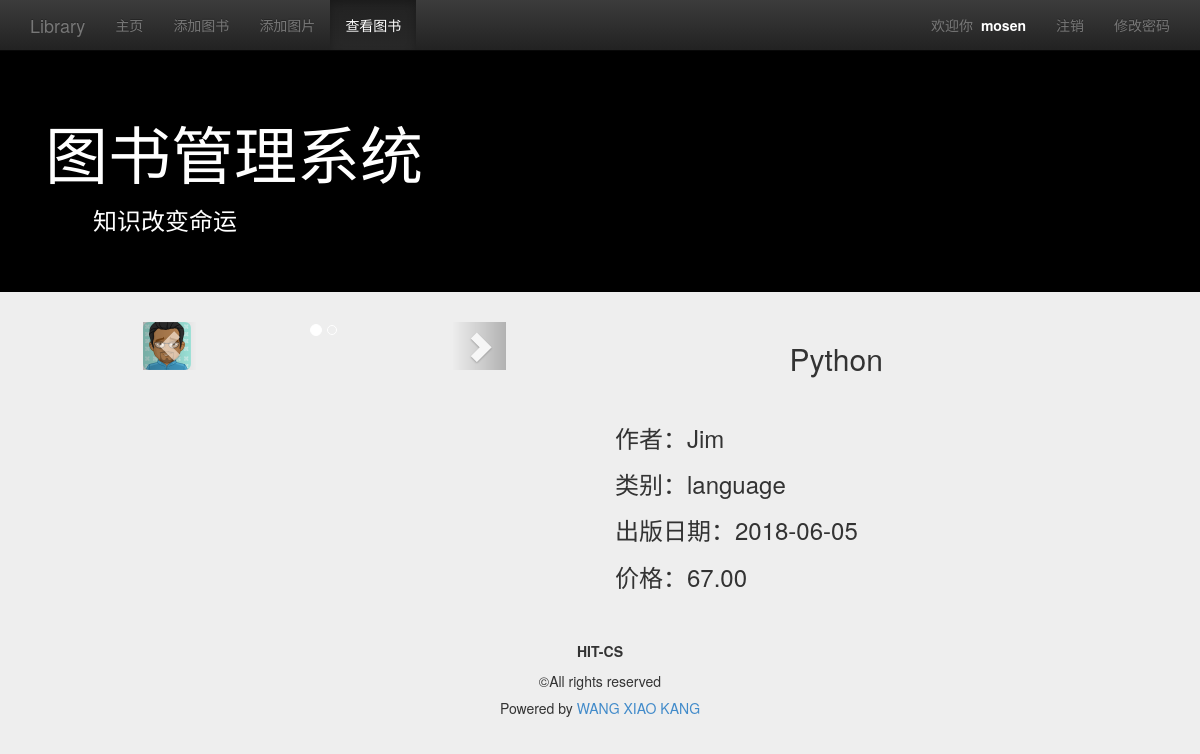
/LM/viewbook/detail/?id=1 (signed in), run on the app's committed database.
### management/models.py (models this page shows, shortened)
class MyUser(models.Model):
    user = models.OneToOneField(User, on_delete=models.CASCADE)
    nickname = models.CharField(max_length=16)
    permission = models.IntegerField(default=1)

class Img(models.Model):
    name = models.CharField(max_length=128)
    description = models.TextField()
    img = models.ImageField(upload_to='image/%Y/%m/%d/')
    book = models.ForeignKey(Book, on_delete=models.CASCADE)
    class META:
        ordering = ['name']

class Book(models.Model):
    name = models.CharField(max_length=128)
    price = models.FloatField()
    author = models.CharField(max_length=128)
    publish_date = models.DateField()
    category = models.CharField(max_length=128)
    class META:
        ordering = ['name']

### management/views.py (the view)
# urls.py: path('viewbook/detail/',views.detail,name='detail'),
def detail(request):
    user = request.user if request.user.is_authenticated else None
    book_id = request.GET.get('id', '')
    if book_id == '':
        return HttpResponseRedirect(reverse('management:book_list'))
    book = Book.objects.get(pk=book_id)
    try:
        book = Book.objects.get(pk=book_id)
    except Book.DoesNotExist:
        return HttpResponseRedirect(reverse('management:book_list'))
    content = {
        'user': user,
        'active_menu': 'view_book',
        'book': book,
    }
    return render(request, 'management/detail.html',content)

### management/templates/management/detail.html (shortened to what this page needs)
{% extends "management/base.html" %}
{% load static %}
{% block content %}
    <div class="container">
        <div class="row">
            <div class="col-md-10 col-md-offset-1">
                <div class="col-md-5">
                    {% if book.img_set.all %}
                        <div id="carousel-generic" class="carousel slide" data-ride="carousel">
                            <ol class="carousel-indicators">
                                {% for img in book.img_set.all %}
                                    <li data-target="#carousel-generic" data-slide-to="{{ forloop.counter0 }}"
                                        {% if forloop.first %}class="active"{% endif %}></li>
                                {% endfor %}
                            </ol>
                            <div class="carousel-inner" role="listbox">
                                {% for img in book.img_set.all %}
                                    <div {% if forloop.first %}class="item active"{% else %}class="item"{% endif %}>
                                        <img class="img-rounded" src="{{MEDIA_URL}}{{img.img}}">
                                    </div>
                                {% endfor %}
                            </div>
                            <a class="left carousel-control" href="#carousel-generic" role="button" data-slide="prev">
                                <span class="glyphicon glyphicon-chevron-left"></span>
                            </a>
                            <a class="right carousel-control" href="#carousel-generic" role="button" data-slide="next">
                                <span class="glyphicon glyphicon-chevron-right"></span>
                            </a>
                        </div>
                    {% else %}
                        <p class="text-center">暂无图片</p>
                    {% endif %}
                </div>
                <div class="col-md-6 col-md-offset-1">
                    <h2 class="text-center">{{ book.name }}</h2>
                    <br>
                    <h3>作者：{{ book.author }}</h3>
                    <h3>类别：{{ book.category }}</h3>
                    <h3>出版日期：{{ book.publish_date|date:"Y-m-d" }}</h3>
                    <h3>价格：{{ book.price|floatformat:2 }}</h3>
                </div>
            </div>
        </div>
    </div>
{% endblock %}

### management/templates/management/base.html (shortened to what this page needs)
<!DOCTYPE html>
<html lang="zh-cn">
{% load static %}
<head>
    <link rel="stylesheet" type="text/css" href="{% static 'css/bootstrap.min.css' %}">
    <link rel="stylesheet" type="text/css" href="{% static 'css/bootstrap-theme.min.css' %}">
    <link rel="stylesheet" type="text/css" href="{% static 'css/base.css' %}">
</head>
<body>
<nav class="navbar navbar-inverse navbar-fixed-top" role="navigation">
    <div class="container">
        <div class="navbar-header">
            <a href="{% url 'management:homepage' %}" class="navbar-brand">Library</a>
        </div>
        <div class="collapse navbar-collapse" id="navbar-collapse-basepage">
            <ul class="nav navbar-nav">
                <li id="homepage"><a href="{% url 'management:homepage' %}">主页</a></li>
                {% if user.myuser.permission > 1 %}
                    <li id="add_book"><a href="{% url 'management:add_book' %}">添加图书</a></li>
                    <li id="add_img"><a href="{% url 'management:add_img' %}">添加图片</a></li>
                {% endif %}
                <li id="view_book"><a href="{% url 'management:book_list' %}">查看图书</a></li>
            </ul>
            <ul class="nav navbar-nav navbar-right">
                {% if user %}
                <li><p class="navbar-text">欢迎你&nbsp;&nbsp;<span id="base_name">{{ user.myuser.nickname }}</span></p></li>
                    <li><a href="{% url 'management:logout' %}">注销</a></li>
                    <li><a href="{% url 'management:set_password' %}">修改密码</a></li>
                {% else %}
                    <li><a href="{% url 'management:signup' %}">注册</a></li>
                    <li><a href="{% url 'management:login' %}">登录</a></li>
                {% endif %}
            </ul>
        </div>
    </div>
</nav>
<header class="jumbotron subhead" id="header-base">
    <div class="container">
        <h1>图书管理系统</h1>
        <h3>&emsp;&emsp;知识改变命运</h3>
    </div>
</header>
{% block content %}
{% endblock %}
<footer class="footer" role="contentinfo">
    <hr>
    <div class="container">
        <p class="text-center"><strong>HIT-CS</strong></p>
        <p class="text-center">©All rights reserved</p>
        <h5 class="text-center"> Powered by&nbsp;<a href="http://yumendy.com/">WANG XIAO KANG</a></h5>
    </div>
</footer>
</body>
</html>

### management/static/css/base.css (style rules this page uses)
body { padding-top: 50px; background-color: #eeeeee; }
#header-base { background-color: #000; color: #fff; }
#base_name { color: #fff; font-weight: bold; }

### data on the page
Img: img (placeholder picture)
Book: name "Python", author "Jim", category "language", publish_date "2018-06-05", price "67.00"

### other printed values
{{ user.myuser.nickname }} "mosen"
